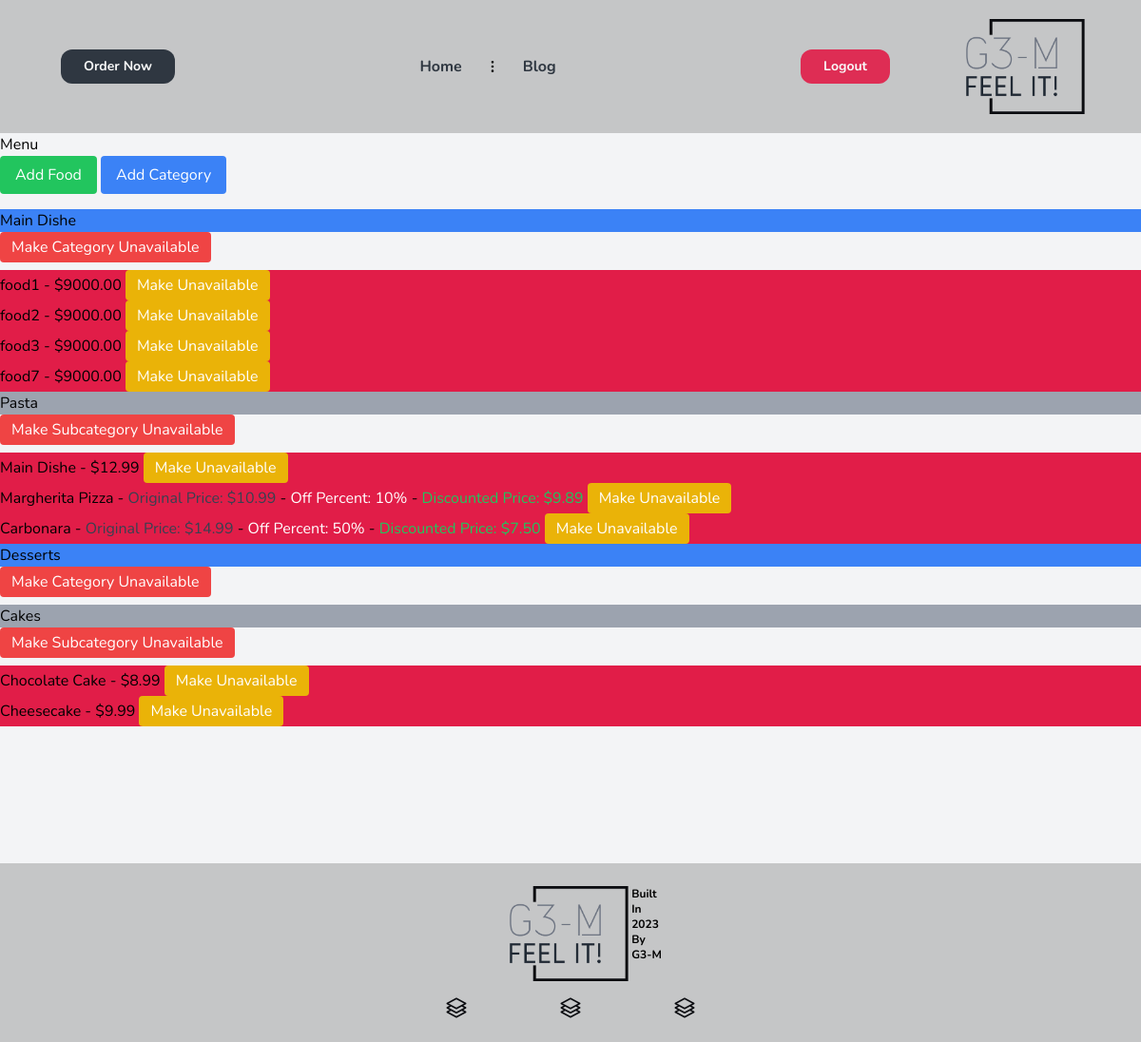
Before: /foods/list-food (signed in) with the older database file.
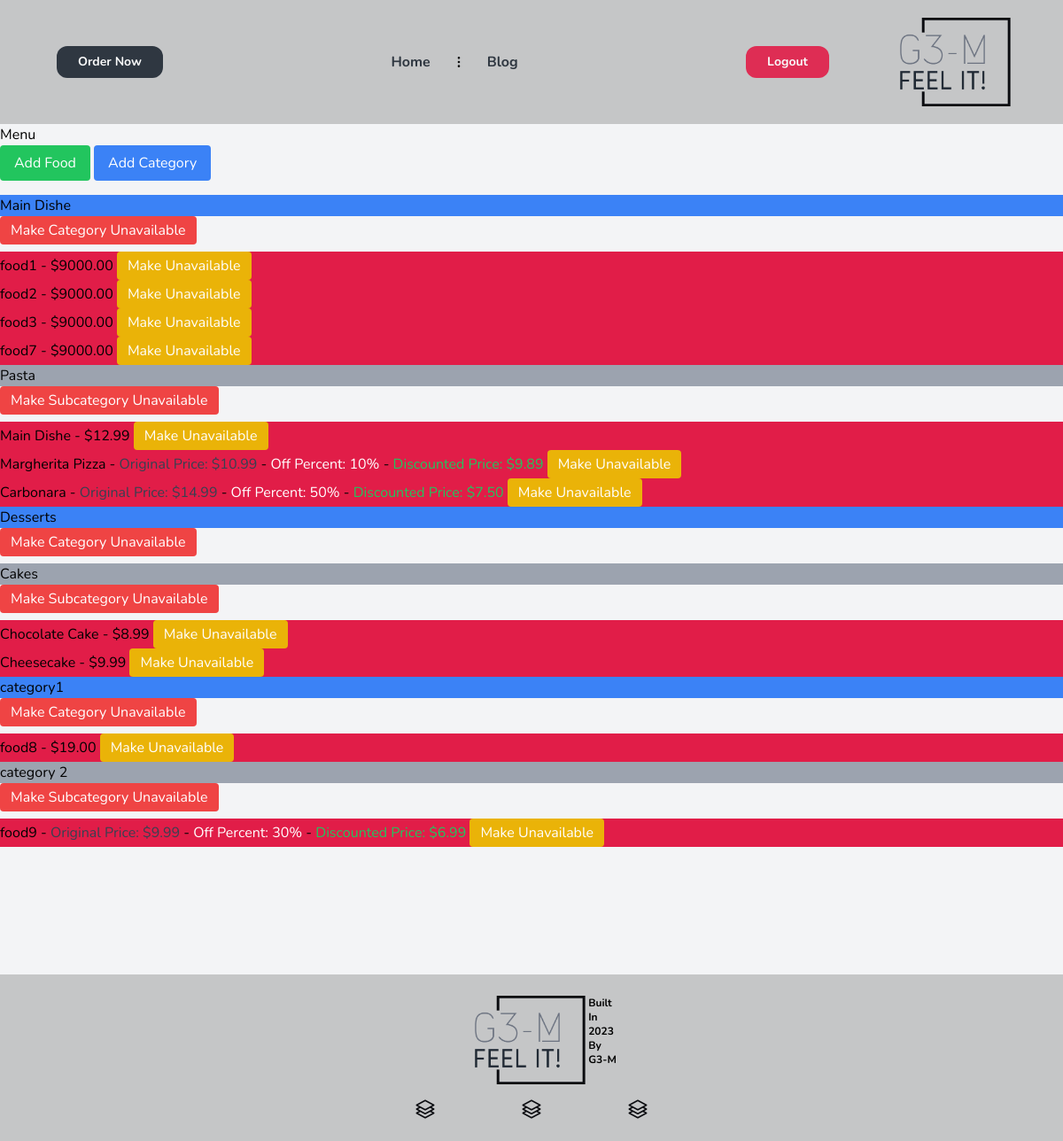
After: the same page with the newer database file.
### foodmenu/models.py (models this page shows, shortened)
class Category(BaseModel):
    name = models.CharField(max_length=100, unique=True)
    parent = models.ForeignKey('self', on_delete=models.CASCADE, null=True, blank=True, related_name='subcategories')
    @property
    def is_subcategory(self):
        return self.parent is not None

class Food(BaseModel):
    name = models.CharField(max_length=100)
    price = models.DecimalField(max_digits=10, decimal_places=2)
    availability = models.BooleanField(default=True)
    off = models.PositiveSmallIntegerField(default=0)
    category = models.ForeignKey('Category', on_delete=models.PROTECT)
    @property
    def price_after_off(self):
        result = self.price - (self.price * self.off / 100)
        return round(result, 2)

### foodmenu/views.py (the view)
# urls.py: path('list-food', views.ListFoodView.as_view(), name='list-food'),
class ListFoodView(View):
    template_name = 'Food_ListTemplate.html'
    login_url = 'users:login'
    @staff_or_superuser_required
    def get(self, request):
        menu_data = json_menu_generator()
        return render(request, self.template_name, {'menu_data': menu_data})

### core/models.py (called while the page is built)
    def get_queryset(self):
        return super().get_queryset().filter(deleted_at__isnull=True)

### utils.py (called while the page is built)
def is_parent(category):
    subcategory_query = Category.objects.select_related('parent').prefetch_related(Prefetch('subcategories',
                        queryset=Category.objects.select_related('parent'))).filter(parent=category).exists()
    return subcategory_query or category.parent is None

def staff_or_superuser_required(view_func):
    @wraps(view_func)
    def _wrapped_view(self, request, *args, **kwargs):
        if not request.user.is_authenticated or not is_staff_or_superuser(request.user):
            messages.error(request, 'You are not allowed to access this page.')
            return redirect('users:login')
        return view_func(self, request, *args, **kwargs)  # another magic here this logic made by me :)
    return _wrapped_view

def is_staff_or_superuser(user):
    return user.is_active and (user.is_staff or user.is_superuser)

### templates/Food_ListTemplate.html (shortened to what this page needs)
{% extends "base.html" %}
{% load widget_tweaks %}
{% block content %}
    <h1>Menu</h1>
    <div class="mb-4">
        <button class="bg-green-500 text-white px-4 py-2 rounded">Add Food</button>
        <button class="bg-blue-500 text-white px-4 py-2 rounded">Add Category</button>
    </div>
    {% for category in menu_data %}
        <h2 class="bg-blue-500">{{ category.name }}</h2>
        <div class="mb-2">
            <button class="bg-red-500 text-white px-3 py-1 rounded">Make Category Unavailable</button>
        </div>
        {% if category.foods %}
            <ul>
                {% for food in category.foods %}
                    <li class="bg-rose-600">
                        {{ food.name }} -
                        {% if food.off_percent %}
                            <span class="text-gray-600">Original Price: ${{ food.original_price }}</span> -
                            <span class="text-white">Off Percent: {{ food.off_percent }}%</span> -
                            <span class="text-green-500">Discounted Price: ${{ food.price_after_off }}</span>
                        {% else %}
                            ${{ food.original_price }}
                        {% endif %}
                        <button class="bg-yellow-500 text-white px-3 py-1 rounded">Make Unavailable</button>
                    </li>
                {% endfor %}
            </ul>
        {% endif %}
        {% for subcategory in category.subcategories %}
            <h3 class="bg-gray-400">{{ subcategory.name }}</h3>
            <div class="mb-2">
                <button class="bg-red-500 text-white px-3 py-1 rounded">Make Subcategory Unavailable</button>
            </div>
            {% if subcategory.foods %}
                <ul>
                    {% for food in subcategory.foods %}
                        <li class="bg-rose-600">
                            {{ food.name }} -
                            {% if food.off_percent %}
                                <span class="text-gray-700">Original Price: ${{ food.original_price }}</span> -
                                <span class="text-white">Off Percent: {{ food.off_percent }}%</span> -
                                <span class="text-green-500">Discounted Price: ${{ food.price_after_off }}</span>
                            {% else %}
                                ${{ food.original_price }}
                            {% endif %}
                            <button class="bg-yellow-500 text-white px-3 py-1 rounded">Make Unavailable</button>
                        </li>
                    {% endfor %}
                </ul>
            {% endif %}
        {% endfor %}
    {% endfor %}
{% endblock %}

### templates/base.html (shortened to what this page needs)
{% load static %}
<!DOCTYPE html>
<html lang="en">
<head>
    <link rel="stylesheet" href="{% static 'src/styles.css' %}">
</head>
<body class="bg-gray-100 font-enfont">
    <div class="bg-cafe-white flex  px-4 py-5">
        <nav class=" px-4 lg:py-4 flex justify-between items-center bg-cafe-white  w-full lg:mx-8 opacity-90">
        <div>
            <a class="hidden lg:inline-block py-2 px-6 bg-cafe-gray hover:bg-cafe-blue text-sm text-white font-bold rounded-xl transition duration-200" href="">Order Now</a>
        </div>
		<ul class="hidden lg:flex lg:items-start lg:justify-center lg:w-auto lg:space-x-6">
			<li class="place-self-center"><a class="text-md text-cafe-gray hover:text-blue-600 font-bold" href="{% url 'core:home' %}">Home</a></li>
			<li class="place-self-center">
				<svg xmlns="http://www.w3.org/2000/svg" fill="black" stroke="black" class="w-4 h-4 current-fill" viewBox="0 0 24 24">
					<path stroke-linecap="round" stroke-linejoin="round" stroke-width="2" d="M12 5v0m0 7v0m0 7v0m0-13a1 1 0 110-2 1 1 0 010 2zm0 7a1 1 0 110-2 1 1 0 010 2zm0 7a1 1 0 110-2 1 1 0 010 2z" />
				</svg>
			</li>
			<li class="place-self-center"><a class="text-md text-cafe-gray hover:text-blue-600 font-bold " href="{% url 'blog:list-blog' %}">Blog</a></li>
		</ul>
        <div class="flex">
            {% if not user.is_authenticated %}
            <a class="hidden lg:inline-block lg:ml-auto lg:mr-3 py-2 px-6 bg-gray-50 hover:bg-gray-100 text-sm text-gray-900 font-bold  rounded-xl transition duration-200" href="{% url 'users:login' %}">Sign In</a>
            <a class="hidden lg:inline-block py-2 px-6 bg-blue-500 hover:bg-blue-600 text-sm text-white font-bold rounded-xl transition duration-200" href="{% url 'users:register' %}">Sign up</a>
            {% else %}
            <a class="hidden lg:inline-block py-2 px-6 bg-rose-600 hover:bg-cafe-gray text-sm text-white font-bold rounded-xl transition duration-200" href="{% url 'users:logout' %}">Logout</a>
            {% endif %}
        </div>
        </nav>
        <img class="w-24 h-fit mr-3 lg:w-40 lg:mr-10" src="{% static 'src/Logo.png' %}">
    </div>
    <div class="mb-36 h-full">
        {% block content %}{% endblock %}
    </div>
    <footer class="bg-cafe-white flex flex-col items-center bottom-0 w-full z-30 py-6">
    <div class="mb-4 flex">
        <img class="w-16 lg:w-40 h-fit" src="{% static 'src/Logo.png' %}">
        <div class="lg:flex flex-col hidden">
            <p class="font-bold text-xs ">Built </p>
            <p class="font-bold text-xs "> In </p>
            <p class="font-bold text-xs "> 2023 </p>
            <p class="font-bold text-xs "> By </p>
            <p class="font-bold text-xs "> G3-M</p>
        </div>
    </div>
    <div class="flex items-center text-cafe-black gap-x-24 inline-block">
        </div>
    </footer>
</body>
</html>

Changed rows visible on the page:
added Category: name "category1"
added Food: name "food8", original_price "19.00"
added Category: name "category 2"
added Food: name "food9", original_price "9.99"
Other visible differences:
new list line: "Make Category Unavailable - $ Make Unavailable Make Subcategory Unavailable - Original Price: $ - Off Percent: 30 % - Discounted Price: $ 6.99 Make Unavailable"
